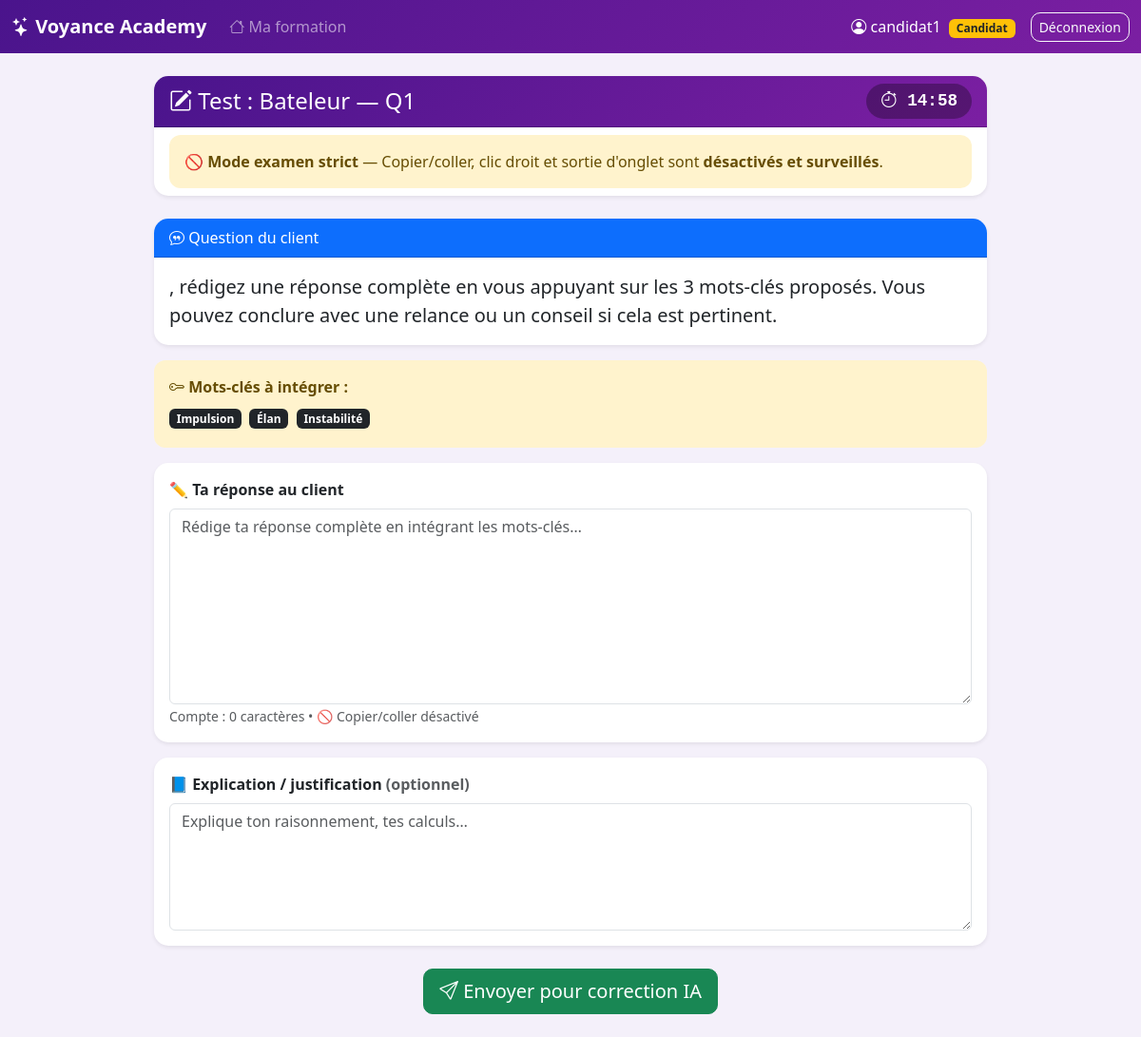
The page /test/11 (signed in) on the database its author committed.
### models.py (models this page shows)
class User(UserMixin, db.Model):
    __tablename__ = 'users'
    id = db.Column(db.Integer, primary_key=True)
    username = db.Column(db.String(80), unique=True, nullable=False)
    email = db.Column(db.String(120), unique=True, nullable=False)
    password = db.Column(db.String(200), nullable=False)
    role = db.Column(db.String(20), default='candidat')
    formateur_id = db.Column(db.Integer, db.ForeignKey('users.id'), nullable=True)
    recruteur_id = db.Column(db.Integer, db.ForeignKey('users.id'), nullable=True)
    actif = db.Column(db.Boolean, default=True)
    created_at = db.Column(db.DateTime, default=datetime.utcnow)
    formateur = db.relationship('User', foreign_keys=[formateur_id],
                                remote_side=[id], backref='candidats')
    recruteur = db.relationship('User', foreign_keys=[recruteur_id],
                                remote_side=[id], backref='candidats_recrutes')
    tentatives = db.relationship('Tentative', backref='user', lazy=True)
    cartes_validees = db.relationship('CarteValidee', backref='user', lazy=True,
                                     cascade='all, delete-orphan')
    email_fin_formation_envoye = db.Column(db.Boolean, default=False)

class Exercice(db.Model):
    __tablename__ = 'exercices'
    id = db.Column(db.Integer, primary_key=True)
    titre = db.Column(db.String(200), nullable=False)
    domaine = db.Column(db.String(50))
    niveau = db.Column(db.Integer, default=1)
    enonce = db.Column(db.Text, nullable=False)
    donnees = db.Column(db.Text)
    mots_cles = db.Column(db.Text)
    reponse_attendue = db.Column(db.Text)
    theme_id = db.Column(db.Integer, db.ForeignKey('themes.id'), nullable=False)
    ordre = db.Column(db.Integer, default=1)
    created_at = db.Column(db.DateTime, default=datetime.utcnow)
    reponses = db.relationship('ReponseExercice', backref='exercice',
                               cascade='all, delete-orphan')

### app.py (the view, shortened to what this page needs)
@app.route('/test/<int:exercice_id>', methods=['GET', 'POST'])
@login_required
@role_required('candidat')
def passer_test(exercice_id):
    ex = Exercice.query.get_or_404(exercice_id)
    if ex.theme.nom == 'Tarot de Marseille':
        cartes = calculer_progression_tarot(current_user.id, ex.theme_id)
        carte = next((c for c in cartes if c['niveau'] == ex.niveau), None)
        if not carte or not carte['debloque']:
            flash("🔒 Ce test est verrouillé.", "warning")
            return redirect(url_for('cartes_tarot', theme_id=ex.theme_id))
    deja = ReponseExercice.query.filter_by(
        exercice_id=exercice_id, user_id=current_user.id
    ).first()
    if deja and deja.valide:
        flash("✅ Tu as déjà validé ce test.", "info")
        if ex.theme.nom == 'Tarot de Marseille':
            f = Formation.query.filter_by(theme_id=ex.theme_id, ordre=ex.niveau).first()
            return redirect(url_for('voir_carte_tarot', formation_id=f.id))
        return redirect(url_for('liste_exercices', theme_id=ex.theme_id))
    if request.method == 'GET':
        session[f'test_debut_{exercice_id}'] = datetime.utcnow().timestamp()
        return render_template('recruteur/test_examen.html', ex=ex)

### app.py (called while the page is built)
@login_manager.user_loader
def load_user(user_id):
    return db.session.get(User, int(user_id))

def role_required(*roles):
    def decorator(f):
        @wraps(f)
        def wrapper(*args, **kwargs):
            if not current_user.is_authenticated or current_user.role not in roles:
                flash("Accès refusé.", "danger")
                return redirect(url_for('dashboard'))
            return f(*args, **kwargs)
        return wrapper
    return decorator

### templates/recruteur/test_examen.html (shortened to what this page needs)
{% extends "base.html" %}
{% block content %}
<div class="container" style="max-width: 900px;">
  <div class="card shadow-sm border-0 mb-4">
    <div class="card-header text-white" style="background: linear-gradient(135deg, #4a148c, #7b1fa2);">
      <div class="d-flex justify-content-between align-items-center">
        <h4 class="mb-0">
          <i class="bi bi-pencil-square"></i> Test : {{ ex.titre }}
        </h4>
        <div class="chrono-display">
          <i class="bi bi-stopwatch"></i>
          <span id="chrono">15:00</span>
        </div>
      </div>
    </div>
    <div class="card-body py-2">
      <div class="alert alert-warning mb-0">
        🚫 <strong>Mode examen strict</strong> — Copier/coller, clic droit et
        sortie d'onglet sont <strong>désactivés et surveillés</strong>.
      </div>
    </div>
  </div>
  <div class="card shadow-sm border-0 mb-3">
    <div class="card-header bg-primary text-white">
      <i class="bi bi-chat-quote"></i> Question du client
    </div>
    <div class="card-body">
      <p class="fs-5 mb-0">{{ ex.enonce }}</p>
    </div>
  </div>
  {% if ex.mots_cles %}
  <div class="alert alert-warning">
    <strong><i class="bi bi-key"></i> Mots-clés à intégrer :</strong>
    <div class="mt-2">
      {% for mot in ex.mots_cles.split(',') %}
        <span class="badge bg-dark me-1 mb-1">{{ mot.strip() }}</span>
      {% endfor %}
    </div>
  </div>
  {% endif %}
  <form method="POST" id="testForm">
    <div class="card shadow-sm border-0 mb-3">
      <div class="card-body">
        <label class="form-label fw-bold">✏️ Ta réponse au client</label>
        <textarea name="reponse_client" id="reponse_client"
                  class="form-control" rows="8" required
                  autocomplete="off" spellcheck="false"
                  placeholder="Rédige ta réponse complète en intégrant les mots-clés…"></textarea>
        <small class="text-muted">
          Compte : <span id="compteur">0</span> caractères
          • 🚫 Copier/coller désactivé
        </small>
      </div>
    </div>
    <div class="card shadow-sm border-0 mb-3">
      <div class="card-body">
        <label class="form-label fw-bold">
          📘 Explication / justification <span class="text-muted">(optionnel)</span>
        </label>
        <textarea name="explication" class="form-control" rows="5"
                  autocomplete="off" spellcheck="false"
                  placeholder="Explique ton raisonnement, tes calculs…"></textarea>
      </div>
    </div>
    <div class="text-center my-4">
      <button type="submit" class="btn btn-lg btn-success">
        <i class="bi bi-send"></i> Envoyer pour correction IA
      </button>
    </div>
  </form>
</div>
{% endblock %}

### templates/base.html (shortened to what this page needs)
<!DOCTYPE html>
<html lang="fr">
<head>
    <link href="https://cdn.jsdelivr.net/npm/bootstrap@5.3.2/dist/css/bootstrap.min.css" rel="stylesheet">
    <link href="https://cdn.jsdelivr.net/npm/bootstrap-icons@1.11.1/font/bootstrap-icons.css" rel="stylesheet">
    <link href="{{ url_for('static', filename='css/style.css') }}" rel="stylesheet">
</head>
<body>
{% if current_user.is_authenticated %}
<nav class="navbar navbar-expand-lg navbar-dark" style="background: linear-gradient(135deg, #4a148c, #7b1fa2);">
  <div class="container-fluid">
    <a class="navbar-brand" href="{{ url_for('dashboard') }}">
      <i class="bi bi-stars"></i> <strong>Voyance Academy</strong>
    </a>
    <div class="collapse navbar-collapse" id="nav">
      <ul class="navbar-nav me-auto">
  {% if current_user.role == 'admin' %}
    <li class="nav-item"><a class="nav-link" href="{{ url_for('admin_dashboard') }}"><i class="bi bi-speedometer2"></i> Dashboard</a></li>
    <li class="nav-item"><a class="nav-link" href="{{ url_for('admin_users') }}"><i class="bi bi-people"></i> Utilisateurs</a></li>
      <li class="nav-item"><a class="nav-link" href="{{ url_for('admin_rdv') }}"><i class="bi bi-calendar-event"></i> RDV</a></li>
    <li class="nav-item"><a class="nav-link" href="{{ url_for('admin_themes') }}"><i class="bi bi-tags"></i> Thèmes</a></li>
    <li class="nav-item"><a class="nav-link" href="{{ url_for('admin_formations') }}"><i class="bi bi-journal-text"></i> Formations</a></li>
    <li class="nav-item"><a class="nav-link" href="{{ url_for('admin_exercices') }}"><i class="bi bi-journal-check"></i> Tests</a></li>
  {% elif current_user.role == 'candidat' %}
  <li class="nav-item">
    <a class="nav-link" href="{{ url_for('candidat_dashboard') }}">
        <i class="bi bi-house"></i> Ma formation
      </a>
    </li>
  {% endif %}
</ul>
      <span class="navbar-text text-white me-3">
        <i class="bi bi-person-circle"></i> {{ current_user.username }}
        <span class="badge bg-warning text-dark ms-1">
  {% if current_user.role == 'candidat' %}Candidat
  {% elif current_user.role == 'recruteur' %}Recruteur
  {% elif current_user.role == 'formateur' %}Formateur
  {% else %}Admin{% endif %}
</span>
      </span>
      <a class="btn btn-outline-light btn-sm" href="{{ url_for('logout') }}">Déconnexion</a>
    </div>
  </div>
</nav>
{% endif %}
<div class="container my-4">
    {% block content %}{% endblock %}
</div>
</body>
</html>

### static/css/style.css (style rules this page uses)
body { background: #f4f0fa; font-family: 'Segoe UI', sans-serif; min-height: 100vh; }
.card { border-radius: 15px; }
.btn { border-radius: 10px; }
.chrono-display { background: rgba(0,0,0,0.3); padding: 5px 15px; border-radius: 20px; font-family: monospace; font-size: 1.1rem; font-weight: bold; }
.chrono-display { background: rgba(0, 0, 0, 0.3); padding: 5px 15px; border-radius: 20px; font-family: monospace; font-size: 1.1rem; font-weight: bold; }
.card { animation: fadeInUp 0.3s ease-out; }
.btn { border-radius: 10px; transition: transform 0.15s, box-shadow 0.15s; }
.alert { border-radius: 12px; border: none; }
.card-header { border-radius: 15px 15px 0 0 !important; }

### rows shown on the page
User: username "candidat1"
Exercice: titre "Bateleur — Q1", enonce ", rédigez une réponse complète en vous appuyant sur les 3 mots-clés proposés. Vous pouvez conclure avec une relance ou un conseil si cela est pertinent."

### other values the page prints
{{ mot.strip() }} "Impulsion" "Élan" "Instabilité"
